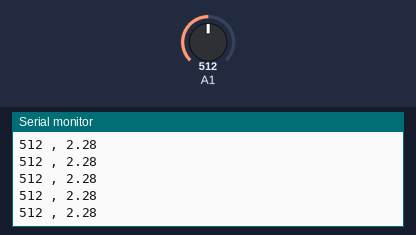
The sketch below on a simulated Arduino Uno, built with avr-gcc and run on an emulated ATmega328P. Parts: the last lines printed to the serial monitor. The inputs (shaded band) are chosen by the test bench; at power-on: A1 = 512.

Above: at 1.2 s.
1.3 s: A1 set to 716
At 1.9 s:
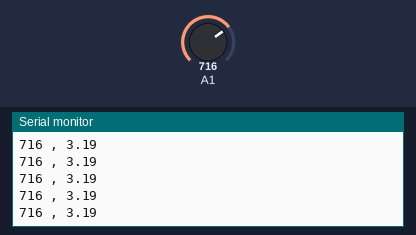
2.8 s: A1 set to 900
At 3.5 s:
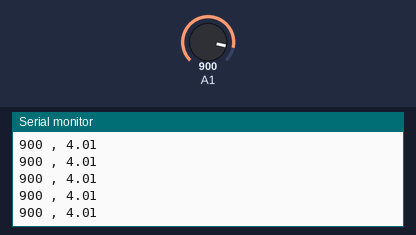
Timing chart, 0 to 5.8 s (numbered marks = the images above; inputs shaded):
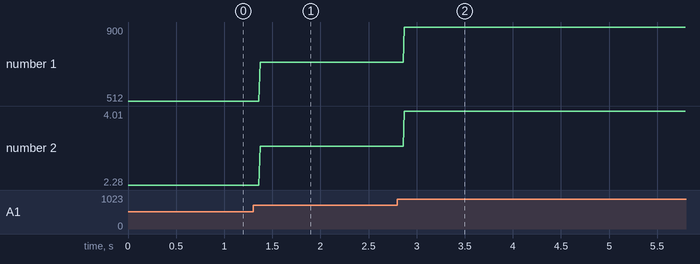

The sketch:

BatteryRead.ino
```cpp
void setup()
{
  Serial.begin(9600);
}

////const double VOLTAGE_ADC_RATIO = ((3.3 / 1023) / ((3.3 / (3.3 + 1)) * 4.2)) * 4.2;
//
//const double VOLTAGE_ADC_RATIO = (3.2232 / 1023) * ((3.3 + 1)/3.3);

const double INPUT_MAX_VOLTS = 3.496;
const double R1 = .99; //1k resistor
const double R2 = 3.26; //3.3k resistor

void loop()
{

int voltage_DividerOut = analogRead(1);

Serial.print(voltage_DividerOut);
Serial.print(" , ");
Serial.println(voltage_DividerOut * (INPUT_MAX_VOLTS / 1023) * ((R1 + R2)/ R2));
}
```

Measured:
- after the input at 1.3 s, the serial monitor: prints a new line after 0.07 s (image 1)
- after the input at 2.8 s, the serial monitor: prints a new line after 0.07 s (image 2)
- plotted number 1: 512 → 716 after the input at 1.3 s, 716 → 900 after the input at 2.8 s
- plotted number 2: 2.28 → 3.19 after the input at 1.3 s, 3.19 → 4.01 after the input at 2.8 s
